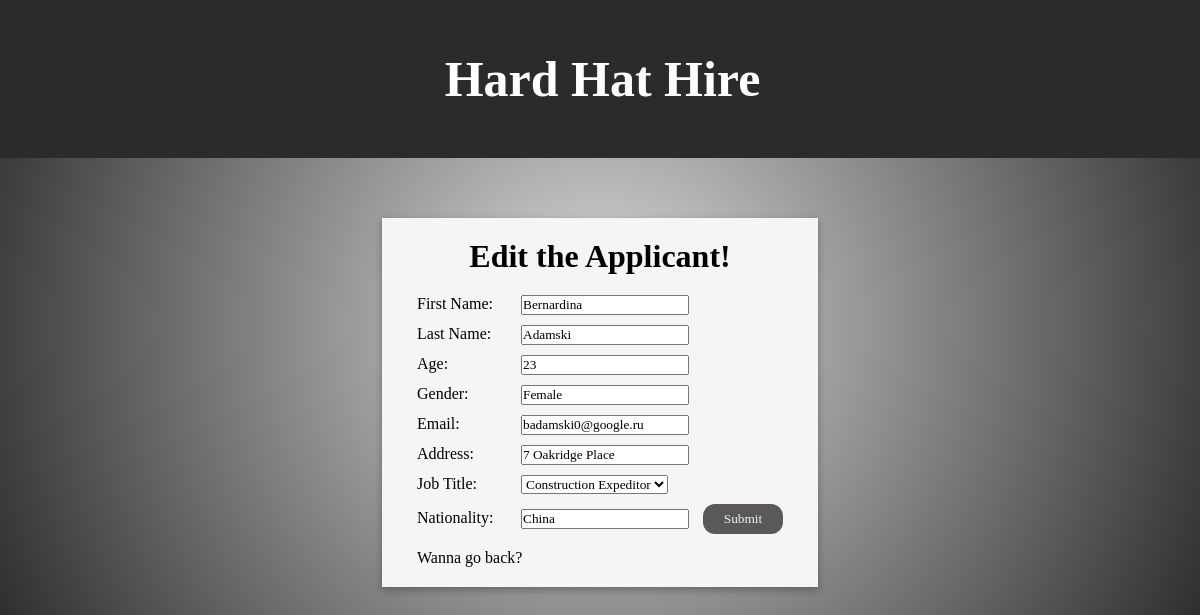
Screenshot of /edit.php?applicant_id=1 with the database file from the repository.
### tables this page shows
create table users_data (
	applicant_id INT AUTO_INCREMENT PRIMARY KEY,
	first_name VARCHAR(50),
	last_name VARCHAR(50),
  age INT,
	gender VARCHAR(50),
	email VARCHAR(50),
	address VARCHAR(250),
	job_title VARCHAR(50),
	nationality VARCHAR(50),
	date_added TIMESTAMP DEFAULT CURRENT_TIMESTAMP
);

### core/models.php (called while the page is built, shortened)
<?php
function getApplicantByID($pdo, $applicant_id)
{
  $sql = "SELECT * from users_data WHERE applicant_id = ?";
  $stmt = $pdo->prepare($sql);
  $executeQuery = $stmt->execute([$applicant_id]);
  if ($executeQuery) {
    return $stmt->fetch();
  }
}
?>

### edit.php (the view, shortened to what this page needs)
<?php require_once 'core/dbConfig.php'; ?>
<?php require_once 'core/models.php'; ?>
<!DOCTYPE html>
<html lang="en">
<head>
  <link rel="stylesheet" href="css/header.css">
  <link rel="stylesheet" href="css/insert.css">
</head>
<body>
  <div class="title">
    <h1>Hard Hat Hire</h1>
  </div>
  <?php $getApplicantByID = getApplicantByID($pdo, $_GET['applicant_id']); ?>
  <div class="form">
    <div class="items">
      <h1>Edit the Applicant!</h1>
      <form action="core/handleForms.php?applicant_id=<?php echo $_GET['applicant_id']; ?>" method="POST">
        <p>
          <label for="first_name">First Name:</label>
          <input type="text" name="first_name" value="<?php echo $getApplicantByID['first_name']; ?>" required>
        </p>
        <p>
          <label for="last_name">Last Name:</label>
          <input type="text" name="last_name" value="<?php echo $getApplicantByID['last_name']; ?>" required>
        </p>
        <p>
          <label for="age">Age:</label>
          <input type="number" name="age" value="<?php echo $getApplicantByID['age']; ?>" required>
        </p>
        <p>
          <label for="gender">Gender:</label>
          <input type="text" name="gender" value="<?php echo $getApplicantByID['gender']; ?>" required>
        </p>
        <p>
          <label for="email">Email:</label>
          <input type="email" name="email" value="<?php echo $getApplicantByID['email']; ?>" required>
        </p>
        <p>
          <label for="address">Address:</label>
          <input type="text" name="address" value="<?php echo $getApplicantByID['address']; ?>" required>
        </p>
        <p>
          <label for="job_title">Job Title:</label>
          <select name="job_title" required>
            <option value="Construction Expeditor" <?php if ($getApplicantByID['job_title'] == 'Construction Expeditor')
              echo 'selected'; ?>>Construction Expeditor</option>
          </select>
        </p>
        <p>
          <label for="nationality">Nationality:</label>
          <input type="text" name="nationality" value="<?php echo $getApplicantByID['nationality']; ?>" required>
          <input type="submit" name="editApplicantBtn" class="editApplicantBtn">
        </p>
      </form>
      <div class="prev"><a href="index.php" class="prevBtn">Wanna go back?</a></div>
    </div>
  </div>
</body>
</html>

### css/header.css (style rules this page uses)
.title { text-align: center; background-color: rgb(44, 43, 43); color: white; padding: 50px 50px 30px; }
.title h1 { font-size: 50px; padding-bottom: 20px; }

### css/insert.css (style rules this page uses)
* { font-family:'Trebuchet MS'; padding: 0; margin: 0; }
body { background: rgb(219,219,219); background: radial-gradient(circle, rgba(219,219,219,1) 0%, rgba(44,43,43,1) 100%); }
.form { display: flex; align-items: center; justify-content: center; padding-top: 30px; padding-bottom: 30px; }
.items { margin:30px; padding:20px; box-shadow: 0 3px 8px rgba(0, 0, 0, .3); border: 0px solid white; background-color: #f5f5f5; }
label { display: inline-block; width: 100px; }
h1 { display: flex; align-items: center; justify-content: center; padding-bottom: 15px; }
p { padding: 5px 15px; }
.insertApplicantBtn, .editApplicantBtn, .deleteApplicantBtn { margin-left: 10px; background-color: rgb(90, 88, 88); color: rgb(241, 241, 241); border: none; cursor: pointer; border-radius: 12px; width: 80px; height: 30px; }
.prev { margin-top: 10px; }
.prevBtn { text-decoration:none; color: black; border-radius: 12px; padding-left: 15px; }

### rows the page displays
users_data: first_name "Bernardina", last_name "Adamski", age "23", gender "Female", email "badamski0@google.ru", address "7 Oakridge Place", job_title "Construction Expeditor", nationality "China"
